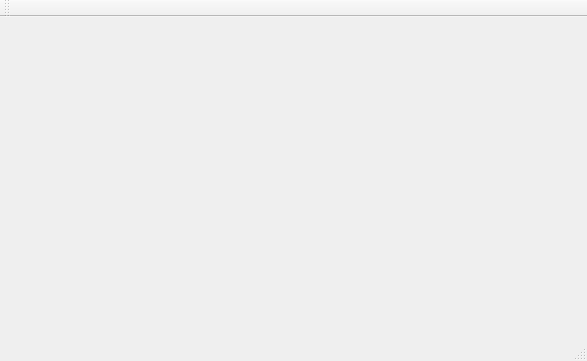
<?xml version="1.0" encoding="UTF-8"?>
<ui version="4.0">
 <class>TickerClass</class>
 <widget class="QMainWindow" name="TickerClass">
  <property name="geometry">
   <rect>
    <x>0</x>
    <y>0</y>
    <width>587</width>
    <height>361</height>
   </rect>
  </property>
  <property name="windowTitle">
   <string>Ticker</string>
  </property>
  <widget class="QWidget" name="centralWidget">
   <layout class="QGridLayout" name="gridLayout"/>
  </widget>
  <widget class="QMenuBar" name="menuBar">
   <property name="geometry">
    <rect>
     <x>0</x>
     <y>0</y>
     <width>587</width>
     <height>26</height>
    </rect>
   </property>
  </widget>
  <widget class="QToolBar" name="mainToolBar">
   <attribute name="toolBarArea">
    <enum>TopToolBarArea</enum>
   </attribute>
   <attribute name="toolBarBreak">
    <bool>false</bool>
   </attribute>
  </widget>
  <widget class="QStatusBar" name="statusBar"/>
 </widget>
 <layoutdefault spacing="6" margin="11"/>
 <resources>
  <include location="Ticker.qrc"/>
 </resources>
 <connections/>
</ui>
